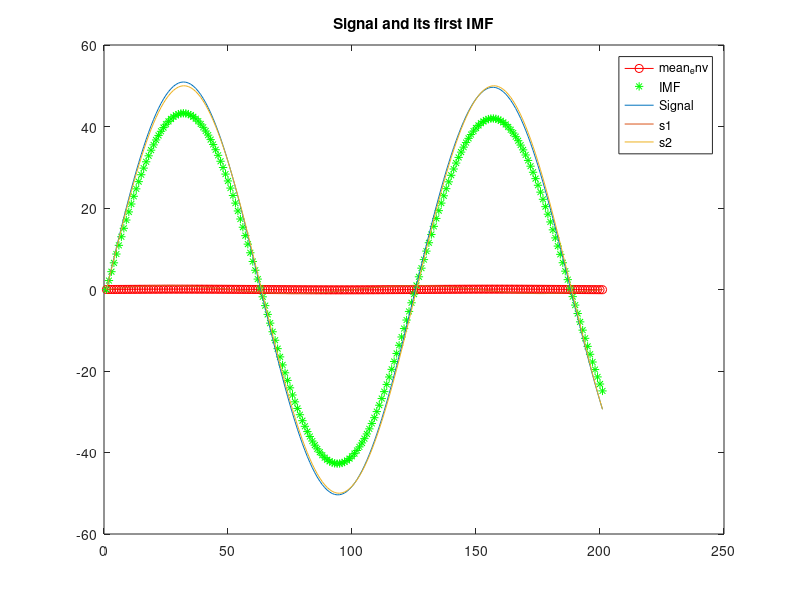

This figure's MATLAB source:
m = 0;
deltax = 0.01;
deltat = 0.1;

% Need to determine the evolved time
% Need to determine the a value of step size a

T = 10.0;
X = 2.0;
x = linspace(0,X,X/deltax+1);
t = linspace(0,T,T/deltat);


N = 100;
omega = 2*pi;
A = 50;
F = 0.8;
sinu = @(a,b,omega,x) a*sin(b*omega*x);
s1 = @(x) sinu(1,1,omega,x);

s2 = @(x) sinu(A,F,omega,x);
s = @(x) s1(x) + s2(x);        
a = 1./(4*pi.^2);

imf = (1-exp(-a*omega.^2*T)).^N*s1(x) + ...
(1-exp(-a*F.^2*omega.^2*T)).^N*s2(x);


mean_env = exp(-a*omega.^2*T)*s1(x) + exp(-a*F.^2*omega.^2*T)*s2(x);
% Plot signal

figure;
plot(mean_env,'r-o');
hold on;
plot(imf,'g*');
hold on;
plot(s(x));
hold on;
plot(s1(x));
plot(s2(x));
title('Signal and its first IMF');
legend('mean_env','IMF','Signal','s1','s2');


% Theoritical critical value
% epsilon = exp(-T);
% delta = 0.01;

% delta = logspace(-4,-1,100);
% ct = sqrt( log((1-delta.^(1./N)*(1-epsilon))) / log(epsilon));
% figure;
% plot(delta,ct,'bo-');
% xlabel('Delta-the tolerance ratio');
% ylabel('Critical value');


% Performance measure 1
% pm = norm(imf - s1(x)) ./ norm(s2(x))

% Performance measure 2
pm = norm(imf - s1(x)) ./ norm(s2(x))


% Permance measure 3
% pm = norm(imf.*s1(x)) ./ norm(s1(x).^2)